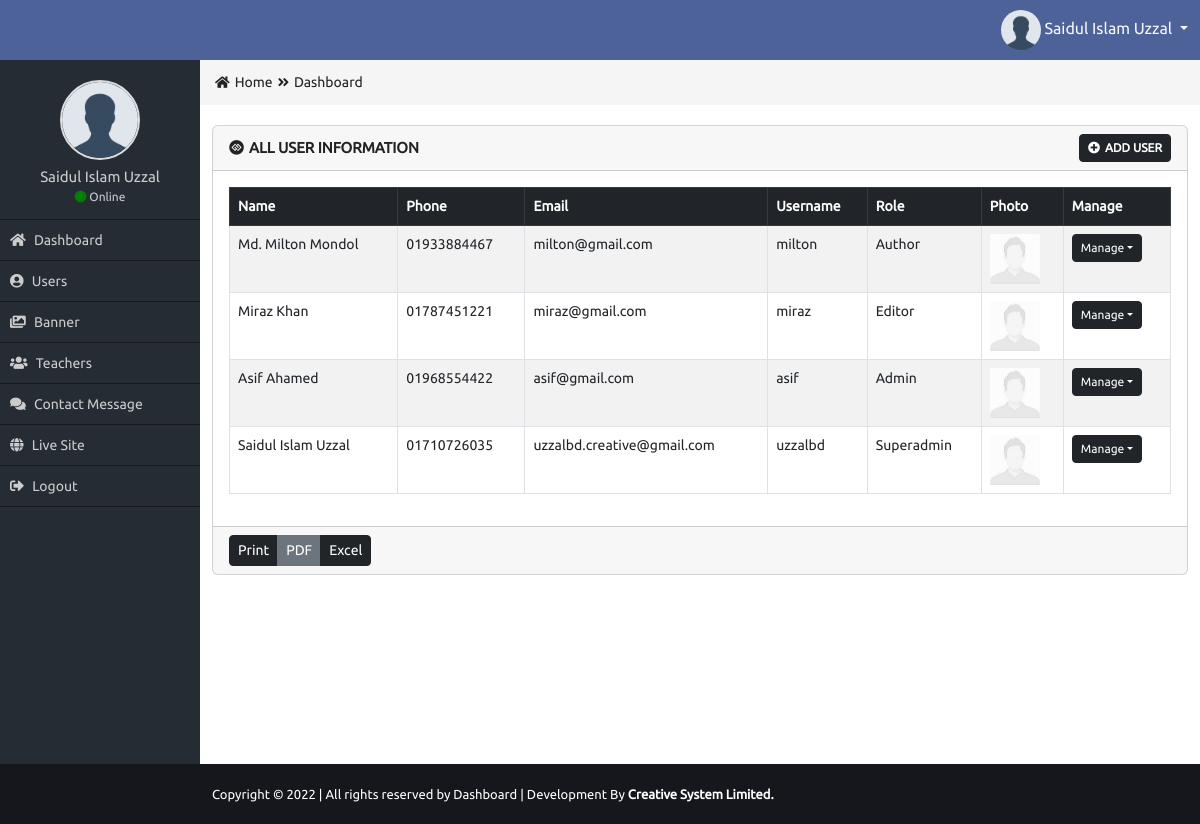
Page /admin/all-user.php (signed in) on the committed database.
### tables this page shows
CREATE TABLE `users` (
  `user_id` int(11) NOT NULL,
  `user_name` varchar(50) NOT NULL,
  `user_phone` varchar(20) NOT NULL,
  `user_email` varchar(40) NOT NULL,
  `user_username` varchar(30) NOT NULL,
  `user_password` varchar(40) NOT NULL,
  `role_id` int(11) NOT NULL,
  `user_photo` varchar(50) NOT NULL
);

CREATE TABLE `roles` (
  `role_id` int(11) NOT NULL,
  `role_name` varchar(20) NOT NULL
);

### admin/all-user.php (the view, shortened to what this page needs)
<?php
  require_once('functions/function.php');
  if($_SESSION['role']=='1'){
?>
<div class="row">
    <div class="col-md-12">
        <div class="card mb-3">
          <div class="card-header">
            <div class="row">
                <div class="col-md-8 card_title_part">
                    <i class="fab fa-gg-circle"></i>All User Information
                </div>
                <div class="col-md-4 card_button_part">
                    <a href="add-user.php" class="btn btn-sm btn-dark"><i class="fas fa-plus-circle"></i>Add User</a>
                </div>
            </div>
          </div>
          <div class="card-body">
            <table class="table table-bordered table-striped table-hover custom_table">
              <thead class="table-dark">
                <tr>
                  <th>Name</th>
                  <th>Phone</th>
                  <th>Email</th>
                  <th>Username</th>
                  <th>Role</th>
                  <th>Photo</th>
                  <th>Manage</th>
                </tr>
              </thead>
              <tbody>
                <?php
                  $sel="SELECT * FROM users NATURAL JOIN roles ORDER BY user_id DESC";
                  $Q=mysqli_query($con,$sel);
                  while($data=mysqli_fetch_assoc($Q)){
                ?>
                <tr>
                  <td><?php echo $data['user_name']; ?></td>
                  <td><?= $data['user_phone']; ?></td>
                  <td><?= $data['user_email']; ?></td>
                  <td><?= $data['user_username']; ?></td>
                  <td><?= $data['role_name']; ?></td>
                  <td>
                    <?php if($data['user_photo']!=''){ ?>
                      <img height="50" src="uploads/<?= $data['user_photo']; ?>" alt="Image"/>
                    <?php }else{ ?>
                        <img height="50" src="images/avatar.jpg" alt="Image"/>
                    <?php } ?>
                  </td>
                  <td>
                      <div class="btn-group btn_group_manage" role="group">
                        <button type="button" class="btn btn-sm btn-dark dropdown-toggle" data-bs-toggle="dropdown" aria-expanded="false">Manage</button>
                      </div>
                  </td>
                </tr>
                <?php } ?>
              </tbody>
            </table>
          </div>
          <div class="card-footer">
            <div class="btn-group" role="group" aria-label="Button group">
              <button type="button" class="btn btn-sm btn-dark">Print</button>
              <button type="button" class="btn btn-sm btn-secondary">PDF</button>
              <button type="button" class="btn btn-sm btn-dark">Excel</button>
            </div>
          </div>
        </div>
    </div>
</div>
<?php
  }else{
    header('Location: index.php');
  }
?>

### admin/css/style.css (style rules this page uses)
* { margin: 0px; padding: 0px; outline: 0px; }
img { border: 0px; }
a { text-decoration: none; }
body { font-family: 'Ubuntu', sans-serif; overflow-x: hidden; }
.card_title_part { color: #222222; font-size: 15px; text-transform: uppercase; font-weight: bold; margin-top: 3px; }
.card_title_part i { margin-right: 5px; }
.card_button_part { text-align: right; }
.card_button_part a { font-size: 12px; text-transform: uppercase; font-weight: bold; }
.card_button_part a i { margin-right: 5px; }
.btn_group_manage button { font-size: 12px; font-weight: 500; }
.custom_table { font-size: 14px; }

### rows in the picture
users: user_name "Md. Milton Mondol", user_phone "01933884467", user_email "milton@gmail.com", user_username "milton", role.role_name "Author"
users: user_name "Miraz Khan", user_phone "01787451221", user_email "miraz@gmail.com", user_username "miraz", role.role_name "Editor"
users: user_name "Asif Ahamed", user_phone "01968554422", user_email "asif@gmail.com", user_username "asif", role.role_name "Admin"
users: user_name "Saidul Islam Uzzal", user_phone "01710726035", user_email "uzzalbd.creative@gmail.com", user_username "uzzalbd", role.role_name "Superadmin"

### other values in the picture
$_SESSION['name'] "Saidul Islam Uzzal"
